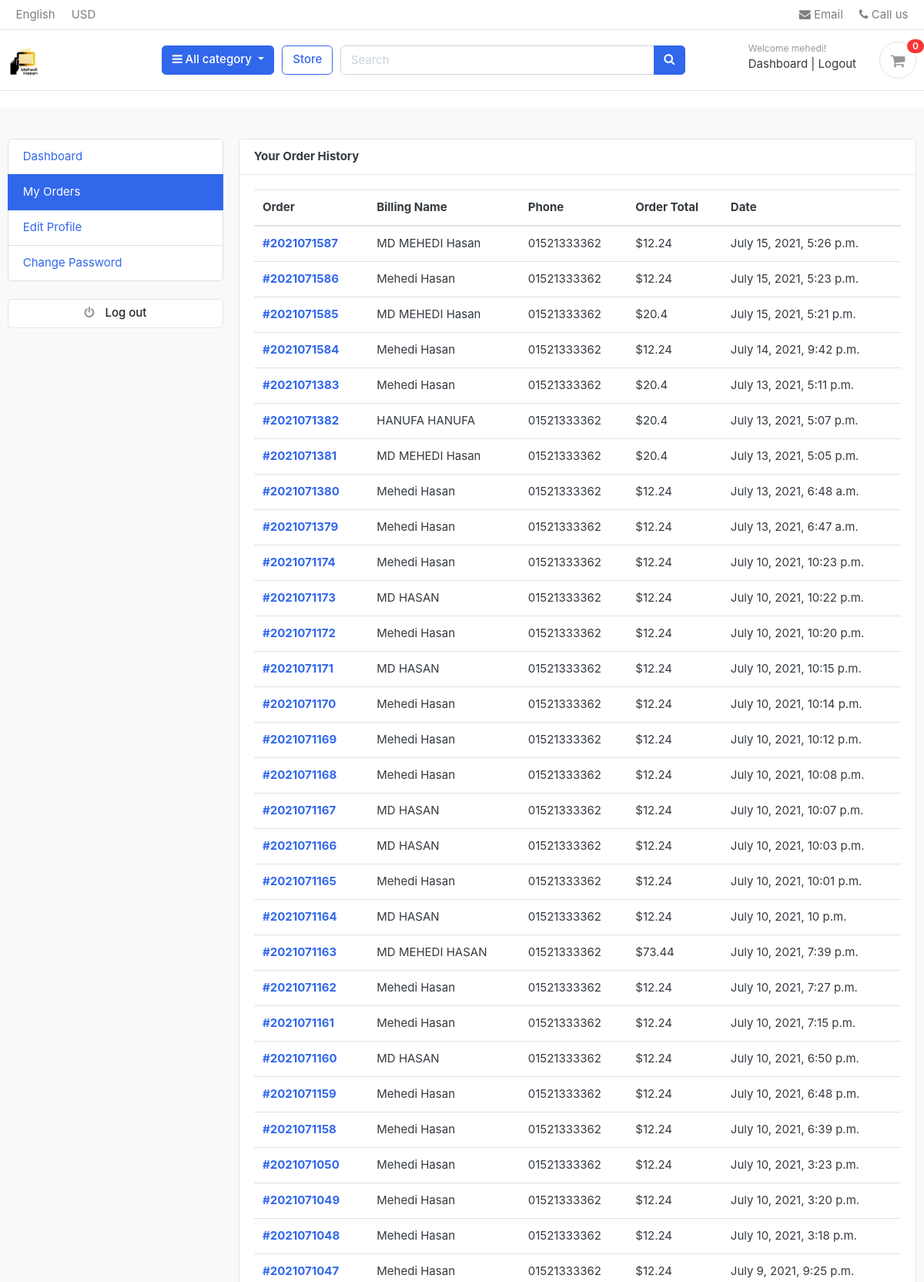
The page /my_orders/ (signed in, upper part) on the database its author committed.
### store/models.py (models this page shows, shortened)
class Order(models.Model):
    STATUS = (
        ('New', 'New'),
        ('Accepted', 'Accepted'),
        ('Completed', 'Completed'),
        ('Cancelled','Cancelled'),
    )
    user = models.ForeignKey(User, on_delete=models.SET_NULL,null=True)
    payment = models.ForeignKey(Payment, on_delete=models.SET_NULL,null=True,blank=True)
    order_number = models.CharField(max_length=200)
    first_name = models.CharField(max_length=200)
    last_name = models.CharField(max_length=200)
    email = models.EmailField(max_length=200)
    phone = models.CharField(max_length=200)
    address_line_1 = models.CharField(max_length=200)
    address_line_2 = models.CharField(max_length=200,null=True,blank=True)
    city = models.CharField(max_length=200)
    state = models.CharField(max_length=200)
    country = models.CharField(max_length=200)
    order_note = models.CharField(max_length=200,null=True,blank=True)
    order_total = models.FloatField()
    tax = models.FloatField()
    status = models.CharField(max_length=200,choices=STATUS,default='New')
    ip = models.CharField(max_length=200,blank=True)
    is_ordered = models.BooleanField(default=False)
    created_at = models.DateTimeField(auto_now_add=True)
    updated_at = models.DateTimeField(auto_now_add=True)
    def full_name(self):
        return f'{self.first_name} {self.last_name}'

### store/views.py (the view)
# urls.py: path('my_orders/', views.my_orders,name='my_orders'),
@login_required(login_url='login')
def my_orders(request):
    orders = Order.objects.filter(user=request.user,is_ordered=True).order_by('-created_at')
    context = {'orders':orders}
    return render(request, 'store/my-orders.html',context)

### store/cart_counter.py (called while the page is built)
def counter(request):
    cart_count = 0
    try:
        cart = Cart.objects.filter(cart_id =_cart_id(request))
        if request.user.is_authenticated:
            cart_items = CartItem.objects.all().filter(user=request.user)
        else:
            cart_items = CartItem.objects.all().filter(cart=cart[:1])
        for cart_item in cart_items:
            cart_count += cart_item.quantity
    except:
        pass
    return dict(cart_count=cart_count)

### store/category.py (called while the page is built)
def menu_links(request):
    links = Category.objects.all()
    return dict(links=links)

### store/models.py (called while the page is built)
    def get_url(self):
        return reverse('products_by_category', args={self.slug})

### store/views.py (called while the page is built)
def _cart_id(request):
    cart = request.session.session_key
    if not cart:
        cart = request.session.create()
    return cart

### store/templates/store/my-orders.html
{% extends 'store/base.html' %}
{% load static %}
{% block content %}
<section class="section-conten padding-y bg">
<div class="container">
	<div class="row">
	<aside class="col-md-3">
		<ul class="list-group">
			<a class="list-group-item {% if '/dashboard/' == request.path %}active{% endif %}" href="{% url 'dashboard'%}"> Dashboard </a>
			<a class="list-group-item {% if '/my_orders/' == request.path %}active{% endif %}"  href="{% url 'my_orders'%}"> My Orders </a>
			<a class="list-group-item {% if '/edit_profile/' == request.path %}active{% endif %}" href="{% url 'edit_profile'%}"> Edit Profile </a>
			<a class="list-group-item {% if '/change_password/' == request.path %}active{% endif %}" href="{% url 'change_password'%}">Change Password </a>
		</ul>
		<br>
		<a class="btn btn-light btn-block" href="{% url 'logout'%}"> <i class="fa fa-power-off"></i> <span class="text">Log out</span> </a>
	</aside>
	<main class="col-md-9">
		<article class="card">
		<header class="card-header">
			<strong class="d-inline-block mr-3">Your Order History</strong>
		</header>
		<div class="card-body">
			<div class="row">
				<div class="col-md-12">
					<table class="table table-hover">
                        <thead>
                          <tr>
                            <th scope="col">Order</th>
                            <th scope="col">Billing Name</th>
                            <th scope="col">Phone</th>
                            <th scope="col">Order Total</th>
                            <th scope="col">Date</th>
                          </tr>
                        </thead>
                        <tbody>
                            {% for order in orders %}
                            <tr>
                              <th scope="row"><a href="{% url 'order_detail' order.order_number %}">#{{order.order_number}}</a></th>
                              <td>{{order.full_name}}</td>
                              <td>{{order.phone}}</td>
                              <td>${{order.order_total}}</td>
                              <td>{{order.created_at}}</td>
                            </tr>
                            {% endfor %}
                          </tbody>
                      </table>
				</div>
			</div>
		</div>
		</article>
	</main>
</div>
</div>
</section>
{% endblock %}

### store/templates/store/base.html (shortened to what this page needs)
{% load static %}
<!DOCTYPE HTML>
<html lang="en">
<head>
<link href="{% static 'css/bootstrap.css'%}" rel="stylesheet" type="text/css"/>
<link href="{% static 'fonts/fontawesome/css/all.min.css'%}" type="text/css" rel="stylesheet">
<link href="{% static 'css/ui.css'%}" rel="stylesheet" type="text/css"/>
<link href="{% static 'css/carosel.css'%}" rel="stylesheet" type="text/css"/>
<link href="{% static 'css/rating.css'%}" rel="stylesheet" type="text/css"/>
<link rel="stylesheet" href="https://cdnjs.cloudflare.com/ajax/libs/font-awesome/4.7.0/css/font-awesome.min.css">
<link href="{% static 'css/responsive.css'%}" rel="stylesheet" media="only screen and (max-width: 1200px)" />
</head>
<body>
<header class="section-header">
<nav class="navbar p-md-0 navbar-expand-sm navbar-light border-bottom">
<div class="container">
  <div class="collapse navbar-collapse" id="navbarTop4">
    <ul class="navbar-nav mr-auto">
    	<li class="nav-item dropdown">
		 	<a href="#" class="nav-link">   English </a>
		</li>
		<li class="nav-item dropdown">
			<a href="#" class="nav-link"> USD </a>
		</li>
    </ul>
    <ul class="navbar-nav">
		<li><a href="mailto:mehedihasan555552@gmail.com" class="nav-link"> <i class="fa fa-envelope"></i> Email </a></li>
		<li><a href="#" class="nav-link"> <i class="fa fa-phone"></i> Call us </a></li>
	</ul>
  </div>
</div>
</nav>
<section class="header-main border-bottom">
	<div class="container">
<div class="row align-items-center">
	<div class="col-lg-2 col-md-3 col-6">
		<a href="{% url 'index'%}" class="brand-wrap">
			<img class="logo" src="{% static './images/logo.png'%}">
		</a>
	</div>
	<div class="col-lg col-sm col-md col-6 flex-grow-0">
		<div class="category-wrap dropdown d-inline-block float-right">
			<button type="button" class="btn btn-primary dropdown-toggle" data-toggle="dropdown">
				<i class="fa fa-bars"></i> All category
			</button>
		</div>
	</div>
	<a href="{% url 'store'%}" class="btn btn-outline-primary">Store</a>
	<div class="col-lg  col-md-6 col-sm-12 col">
		<form action="{% url 'search'%}" class="search" method="GET">
			<div class="input-group w-100">
			    <input type="text" class="form-control" style="width:60%;" placeholder="Search" name="keyword">
			    <div class="input-group-append">
			      <button class="btn btn-primary" type="submit">
			        <i class="fa fa-search"></i>
			      </button>
			    </div>
		    </div>
		</form>
	</div>
	<div class="col-lg-3 col-sm-6 col-8 order-2 order-lg-3">
				<div class="d-flex justify-content-end mb-3 mb-lg-0">
					<div class="widget-header">
						<small class="title text-muted">Welcome {{user.username}}!</small>
						<div>
							{% if user.is_authenticated %}
							<a href="{% url 'dashboard'%}">Dashboard</a> <span class="dark-transp"> | </span>
							<a href="{% url 'logout' %}"> Logout</a>
							{% else %}
							<a href="{% url 'login' %}">Sign in</a> <span class="dark-transp"> | </span>
							<a href="{% url 'register' %}"> Register</a>
							{% endif %}
						</div>
					</div>
					<a href="{% url 'cart'%}" class="widget-header pl-3 ml-3">
						<div class="icon icon-sm rounded-circle border"><i class="fa fa-shopping-cart"></i></div>
						<span class="badge badge-pill badge-danger notify">{{cart_count}}</span>
					</a>
				</div>
			</div>
</div>
	</div>
</section>
</header>
<br>
{% block content %}
{% endblock %}
</body>
</html>

### static/css/ui.css (style rules this page uses)
html { font-family: "Inter", sans-serif; font-size: 15px; }
.icon-xs, .icon-sm, .icon-md, .icon-lg { display: inline-block; text-align: center; flex-shrink: 0; flex-grow: 0; }
.icon-sm { width: 48px; height: 48px; line-height: 48px !important; font-size: 20px; }
.padding-y { padding-top: 40px; padding-bottom: 40px; }
article:after, .form-group:after { display: block; clear: both; content: ""; }
.bg { background-color: #f8f9fa; }
.header-main { position: relative; padding-top: 1rem; padding-bottom: 1rem; }
.brand-wrap .logo, .navbar-brand .logo { margin-right: 7px; max-height: 42px; display: inline-block; }
.widget-header { display: inline-block; vertical-align: middle; position: relative; }
.widget-header a { color: #343a40; }
.widget-header i { color: #969696; }
.widget-header .title { display: block; }
.widget-header .notify { position: absolute; top: -3px; right: -10px; }
.btn-light { background-color: #fff; border-color: #e4e4e4; }
.btn-light i { color: #969696; }
.btn i + .text { margin-left: 10px; }
.notify { position: absolute; top: -4px; right: -10px; display: inline-block; padding: 0.25em 0.6em; font-size: 12px; line-height: 1; text-align: center; border-radius: 3rem; color: #fff; background-color: #fa3434; }

### rows shown on the page
Order: order_number "2021071587", full_name "MD MEHEDI Hasan", phone "01521333362", order_total "12.24", created_at "July 15, 2021, 5:26 p.m."
Order: order_number "2021071586", full_name "Mehedi Hasan", phone "01521333362", order_total "12.24", created_at "July 15, 2021, 5:23 p.m."
Order: order_number "2021071585", full_name "MD MEHEDI Hasan", phone "01521333362", order_total "20.4", created_at "July 15, 2021, 5:21 p.m."
Order: order_number "2021071584", full_name "Mehedi Hasan", phone "01521333362", order_total "12.24", created_at "July 14, 2021, 9:42 p.m."
Order: order_number "2021071383", full_name "Mehedi Hasan", phone "01521333362", order_total "20.4", created_at "July 13, 2021, 5:11 p.m."
Order: order_number "2021071382", full_name "HANUFA HANUFA", phone "01521333362", order_total "20.4", created_at "July 13, 2021, 5:07 p.m."
Order: order_number "2021071381", full_name "MD MEHEDI Hasan", phone "01521333362", order_total "20.4", created_at "July 13, 2021, 5:05 p.m."
Order: order_number "2021071380", full_name "Mehedi Hasan", phone "01521333362", order_total "12.24", created_at "July 13, 2021, 6:48 a.m."
Order: order_number "2021071379", full_name "Mehedi Hasan", phone "01521333362", order_total "12.24", created_at "July 13, 2021, 6:47 a.m."
Order: order_number "2021071174", full_name "Mehedi Hasan", phone "01521333362", order_total "12.24", created_at "July 10, 2021, 10:23 p.m."
Order: order_number "2021071173", full_name "MD HASAN", phone "01521333362", order_total "12.24", created_at "July 10, 2021, 10:22 p.m."
Order: order_number "2021071172", full_name "Mehedi Hasan", phone "01521333362", order_total "12.24", created_at "July 10, 2021, 10:20 p.m."
Order: order_number "2021071171", full_name "MD HASAN", phone "01521333362", order_total "12.24", created_at "July 10, 2021, 10:15 p.m."
Order: order_number "2021071170", full_name "Mehedi Hasan", phone "01521333362", order_total "12.24", created_at "July 10, 2021, 10:14 p.m."
Order: order_number "2021071169", full_name "Mehedi Hasan", phone "01521333362", order_total "12.24", created_at "July 10, 2021, 10:12 p.m."
Order: order_number "2021071168", full_name "Mehedi Hasan", phone "01521333362", order_total "12.24", created_at "July 10, 2021, 10:08 p.m."
Order: order_number "2021071167", full_name "MD HASAN", phone "01521333362", order_total "12.24", created_at "July 10, 2021, 10:07 p.m."
Order: order_number "2021071166", full_name "MD HASAN", phone "01521333362", order_total "12.24", created_at "July 10, 2021, 10:03 p.m."
Order: order_number "2021071165", full_name "Mehedi Hasan", phone "01521333362", order_total "12.24", created_at "July 10, 2021, 10:01 p.m."
Order: order_number "2021071164", full_name "MD HASAN", phone "01521333362", order_total "12.24", created_at "July 10, 2021, 10 p.m."
Order: order_number "2021071163", full_name "MD MEHEDI HASAN", phone "01521333362", order_total "73.44", created_at "July 10, 2021, 7:39 p.m."
Order: order_number "2021071162", full_name "Mehedi Hasan", phone "01521333362", order_total "12.24", created_at "July 10, 2021, 7:27 p.m."
Order: order_number "2021071161", full_name "Mehedi Hasan", phone "01521333362", order_total "12.24", created_at "July 10, 2021, 7:15 p.m."
Order: order_number "2021071160", full_name "MD HASAN", phone "01521333362", order_total "12.24", created_at "July 10, 2021, 6:50 p.m."
Order: order_number "2021071159", full_name "Mehedi Hasan", phone "01521333362", order_total "12.24", created_at "July 10, 2021, 6:48 p.m."
Order: order_number "2021071158", full_name "Mehedi Hasan", phone "01521333362", order_total "12.24", created_at "July 10, 2021, 6:39 p.m."
Order: order_number "2021071050", full_name "Mehedi Hasan", phone "01521333362", order_total "12.24", created_at "July 10, 2021, 3:23 p.m."
Order: order_number "2021071049", full_name "Mehedi Hasan", phone "01521333362", order_total "12.24", created_at "July 10, 2021, 3:20 p.m."
Order: order_number "2021071048", full_name "Mehedi Hasan", phone "01521333362", order_total "12.24", created_at "July 10, 2021, 3:18 p.m."
Order: order_number "2021071047", full_name "Mehedi Hasan", phone "01521333362", order_total "12.24", created_at "July 9, 2021, 9:25 p.m."

### other values the page prints
{{ user.username }} "mehedi"
{{ cart_count }} "0"
